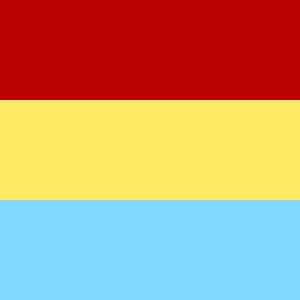
Frame 1 (no input)
Frame 60 (the mouse pressed at the canvas centre just before this capture): identical to frame 1, image omitted
Frame 120 (the mouse held since frame 60 and released just before this capture): identical to frame 1, image omitted

The Processing sketch that drew this single still picture (run headless with seeded random() and noise(); from frame 60 on, the mouse is pressed at the canvas centre):

// Processing sketch: assignment5_7_patricia_antlitz00318934
// ── assignment5_7_patricia_antlitz00318934.pde
/* Assigment 5-7
Student ID: 00318934
Name: Patricia Antlitz
Professor Ethel Schuster
Introduction to Computer Science CIS-140
14 October 2020 

7. three_hor: divide a 300 x 300 into 3 horizontal rectangles and color 
them red, yellow, and blue

The work I am submitting is my own in its entirety
*/

// Code starts here

// set global variables for colors
int red = color(186, 0, 0);
int yellow = color(255, 234, 99);
int blue = color(128, 217, 255);
int gray = color(71);

// create setup function to hold program setting
void setup(){
  size(300, 300);
  // remove form's stroke
  noStroke();
}

// create draw function to run commands
void draw(){
  // set a background color of yellow
  background(yellow);
  
  // set variables for x and y locations
  // origin 0
  int orig = 0;
  // wide equal to the width of the screen
  int wide = width;
  // tall equal to the height of the screen
  int tall = height;
  // size is equal to the width of the screen divided by 3
  int size = tall/3;
  /* rectloc is equal to the width of the screen minus the width
  divide by 3 */
  float rectloc = tall - size;
  
  // call function horizontalRect to draw rect
  horizontalRect(red, orig, orig, wide, size);
  horizontalRect(blue, orig, rectloc, wide, size);
  
}

/* Function horizontalRect calls params "c" of type integer for color 
selection, "x" for x location of type float, "y" for y location of type
float, "wide" for the width of the rectangle and tall for the height */

void horizontalRect(int c, float x, float y, float wide, float tall){
  // fill with param c for color
  fill(c);
  // create rectangle passing remaining params.
  rect(x, y, wide, tall);
}

// end.
